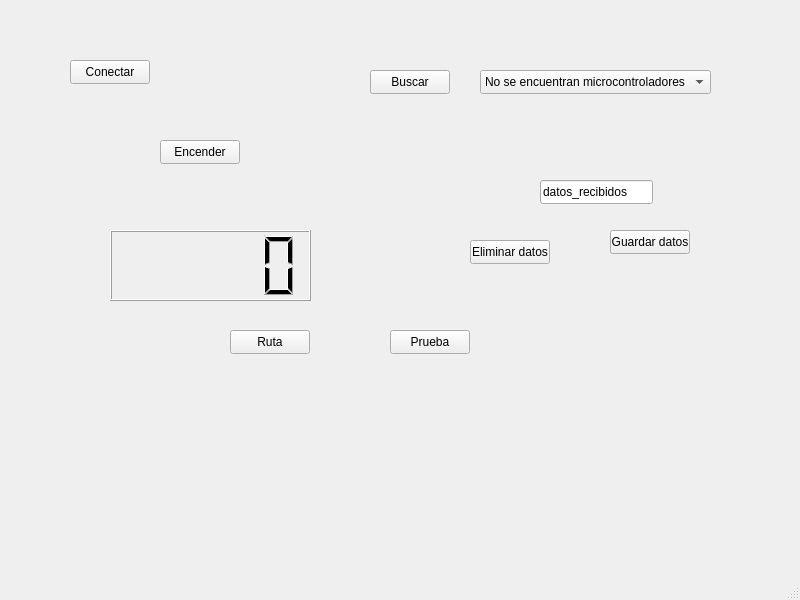
<?xml version="1.0" encoding="UTF-8"?>
<ui version="4.0">
 <class>MainWindow</class>
 <widget class="QMainWindow" name="MainWindow">
  <property name="geometry">
   <rect>
    <x>0</x>
    <y>0</y>
    <width>800</width>
    <height>600</height>
   </rect>
  </property>
  <property name="windowTitle">
   <string>MainWindow</string>
  </property>
  <widget class="QWidget" name="centralwidget">
   <widget class="QPushButton" name="pushButton">
    <property name="geometry">
     <rect>
      <x>160</x>
      <y>140</y>
      <width>80</width>
      <height>24</height>
     </rect>
    </property>
    <property name="text">
     <string>Encender</string>
    </property>
   </widget>
   <widget class="QPushButton" name="pushButton_2">
    <property name="geometry">
     <rect>
      <x>370</x>
      <y>70</y>
      <width>80</width>
      <height>24</height>
     </rect>
    </property>
    <property name="text">
     <string>Buscar</string>
    </property>
   </widget>
   <widget class="QLCDNumber" name="lcdNumber">
    <property name="geometry">
     <rect>
      <x>110</x>
      <y>230</y>
      <width>201</width>
      <height>71</height>
     </rect>
    </property>
   </widget>
   <widget class="QPushButton" name="pushButton_3">
    <property name="geometry">
     <rect>
      <x>70</x>
      <y>60</y>
      <width>80</width>
      <height>24</height>
     </rect>
    </property>
    <property name="text">
     <string>Conectar</string>
    </property>
   </widget>
   <widget class="QComboBox" name="comboBox">
    <property name="geometry">
     <rect>
      <x>480</x>
      <y>70</y>
      <width>231</width>
      <height>24</height>
     </rect>
    </property>
    <item>
     <property name="text">
      <string>No se encuentran microcontroladores</string>
     </property>
    </item>
   </widget>
   <widget class="QPushButton" name="pushButton_4">
    <property name="geometry">
     <rect>
      <x>470</x>
      <y>240</y>
      <width>80</width>
      <height>24</height>
     </rect>
    </property>
    <property name="text">
     <string>Eliminar datos</string>
    </property>
   </widget>
   <widget class="QPushButton" name="btn_ruta">
    <property name="geometry">
     <rect>
      <x>230</x>
      <y>330</y>
      <width>80</width>
      <height>24</height>
     </rect>
    </property>
    <property name="text">
     <string>Ruta</string>
    </property>
   </widget>
   <widget class="QPushButton" name="btn_test">
    <property name="geometry">
     <rect>
      <x>390</x>
      <y>330</y>
      <width>80</width>
      <height>24</height>
     </rect>
    </property>
    <property name="text">
     <string>Prueba</string>
    </property>
   </widget>
   <widget class="QLineEdit" name="fileName">
    <property name="geometry">
     <rect>
      <x>540</x>
      <y>180</y>
      <width>113</width>
      <height>24</height>
     </rect>
    </property>
    <property name="text">
     <string>datos_recibidos</string>
    </property>
   </widget>
   <widget class="QPushButton" name="btn_guardarDatos">
    <property name="geometry">
     <rect>
      <x>610</x>
      <y>230</y>
      <width>80</width>
      <height>24</height>
     </rect>
    </property>
    <property name="text">
     <string>Guardar datos</string>
    </property>
   </widget>
  </widget>
  <widget class="QMenuBar" name="menubar">
   <property name="geometry">
    <rect>
     <x>0</x>
     <y>0</y>
     <width>800</width>
     <height>21</height>
    </rect>
   </property>
  </widget>
  <widget class="QStatusBar" name="statusbar"/>
 </widget>
 <resources/>
 <connections/>
</ui>
